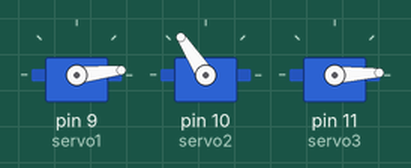
The sketch below on a simulated Arduino Uno, built with avr-gcc and run on an emulated ATmega328P. On the bench: 3 × servo.

Above: at 0.05 s.
At 0.7 s:
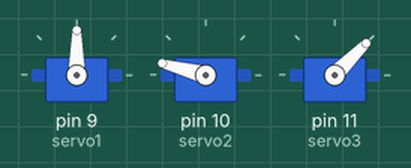
At 1.4 s:
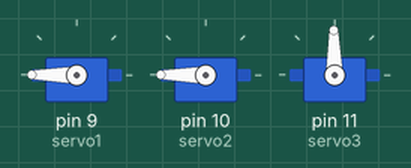
At 2.75 s:
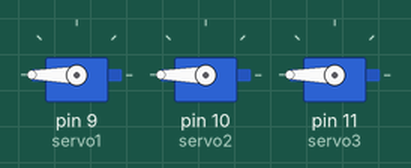
At 4.1 s:
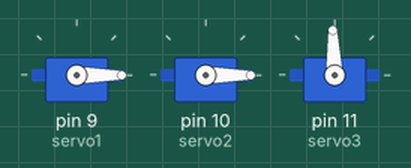
At 5.5 s:
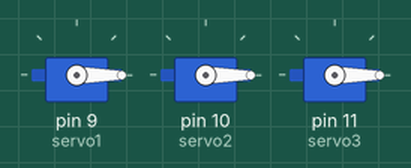
Timing chart, 0 to 7.2 s (numbered marks = the images above):
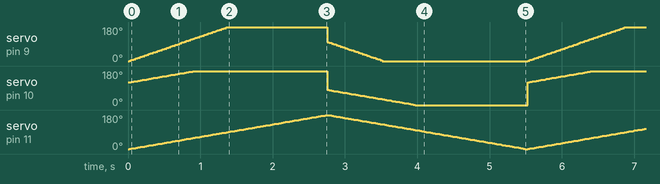

The sketch:

ServoTest3.ino
```cpp
#include <Servo.h>

Servo servo1;
Servo servo2;
Servo servo3;


int servo1Pos = 50;// 0 - 180 rack pinion
int servo2Pos = 150;// 150 straight up, 180 to left, 120 to right
int servo3Pos = 50;// 50 is straight up, 80 is brush back, 0 is forward


void setup() {
  servo1.attach(9);
  servo2.attach(10);
  servo3.attach(11);
}

void loop() {
Serial.begin(9600);
  servo1.write(0);
   servo2.write(120);
    servo3.write(0);

     for (servo1Pos = 0,servo2Pos = 120,servo3Pos = 0; servo1Pos <= 100,servo2Pos <= 80,servo3Pos <= 180; servo1Pos += 2,servo2Pos += 1,servo3Pos += 1) {
    // in steps of 1 degree
    servo1.write(servo1Pos);
    servo2.write(servo2Pos);
    servo3.write(servo3Pos);
    delay(15);                       // waits 15 ms for the servo to reach the position
  }

 for (servo1Pos = 100,servo2Pos = 80,servo3Pos = 180; servo1Pos >= 0,servo2Pos >= 120,servo3Pos >= 0; servo1Pos -= 2,servo2Pos -= 1,servo3Pos -= 1) {
    // in steps of 1 degree
    servo1.write(servo1Pos);
    servo2.write(servo2Pos);
    servo3.write(servo3Pos);
    delay(15);                       // waits 15 ms for the servo to reach the position
  }
  /*

    servo1.write(0);
    Serial.println(0);
    delay(500);

  servo1.write(20);
  Serial.println(20);
    delay(500);

  servo1.write(50);
  Serial.println(50);
    delay(500);

  servo1.write(100);
  Serial.println(100);
    delay(500);

  servo1.write(120);
  Serial.println(120);
    delay(500);

  servo1.write(160);
  Serial.println(160);
    delay(500);
 */
}
```
